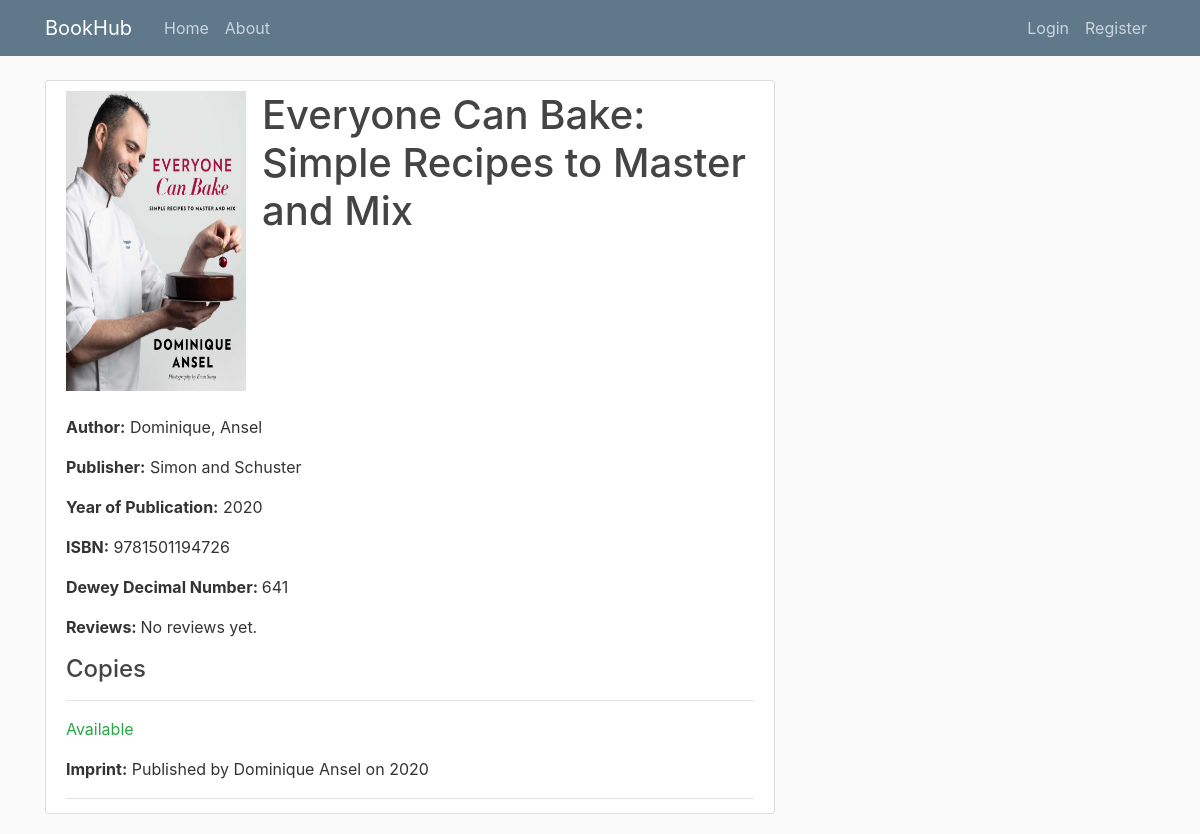
The page /book/15 on the database as committed earlier.
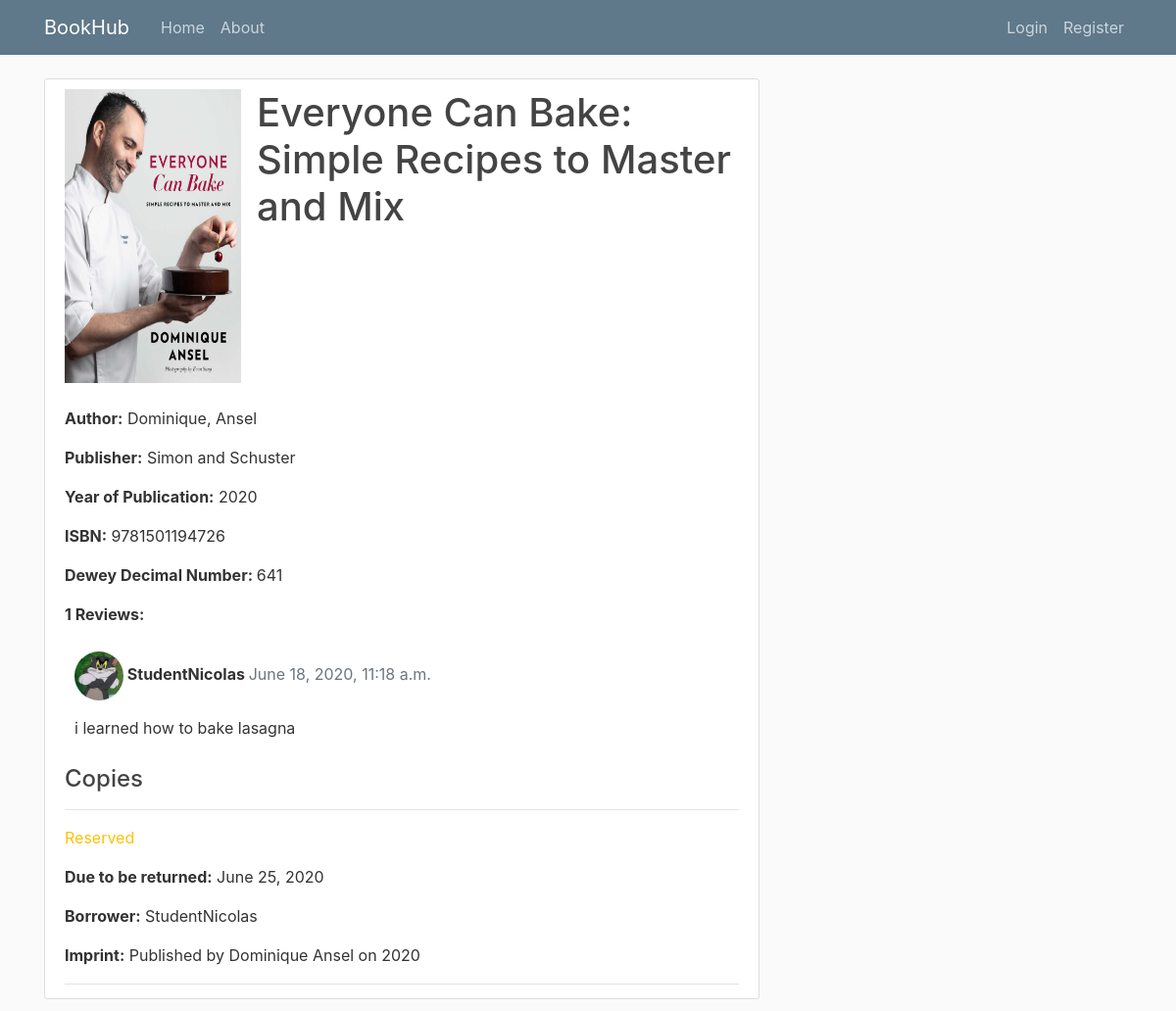
The same page on the database as committed later.
### library_website/models.py (models this page shows, shortened)
class BookInstance(models.Model):
	id = models.UUIDField(primary_key=True, default=uuid.uuid4, help_text='Unique ID')
	book = models.ForeignKey('Book', on_delete=models.SET_NULL, null=True, help_text='Choose an instance of a book')
	imprint = models.CharField(max_length=200, help_text='Follow this template: Published by [insert author name] on [insert year of publication]')
	due_back = models.DateField(null=True, blank=True, help_text='Follow this template: [YYYY-MM-DD] (Ex.: 2020-04-26) [NOTE: PLEASE LEAVE FIELD AS EMPTY IF THERE IS NO BORROWER]')
	borrower = models.ForeignKey(User, on_delete=models.SET_NULL, null=True, blank=True, help_text='[NOTE: PLEASE CHOOSE NULL FIELD IF THERE IS NO BORROWER]')
	LOAN_STATUS = (
		('a', 'Available'),
		('r', 'Reserved'),
	)
	status = models.CharField(
		max_length=1,
		choices=LOAN_STATUS,
		blank=True,
		default='a',
		help_text='Book availability [NOTE: PLEASE SET TO AVAILABLE IF BOOK IS NOT BORROWED]',
	)
	class Meta:
		ordering = ['due_back']

class Comment(models.Model):
	id = models.UUIDField(primary_key=True, default=uuid.uuid4, help_text='Unique ID')
	book = models.ForeignKey('Book', on_delete=models.CASCADE, related_name='reviews')
	user = models.ForeignKey(User, on_delete=models.SET_NULL, null=True)
	comment = models.TextField(default = '', max_length = 3000, help_text='Enter your review of the book')
	created_on = models.DateTimeField(auto_now_add=True)
	class Meta:
		ordering = ['created_on']

### users/models.py (models this page shows, shortened)
class Profile(models.Model):
	user = models.OneToOneField(User, on_delete=models.CASCADE)
	image = models.ImageField(default='default.jpg', upload_to='profile_pics')
	id_number = models.CharField(default='', max_length=8)

### library_website/decorators.py (the view)
	def wrapper_function(request, *args, **kwargs):
		if request.user.is_authenticated and request.user.is_staff:
			return HttpResponse('You are not allowed to view this page.')
		elif request.user.is_authenticated:
			return view_func(request, *args, **kwargs)
		else:
			return view_func(request, *args, **kwargs)

### library_website/models.py (called while the page is built)
	def __str__(self):
		return f'{self.first_name}, {self.last_name}'

	def __str__(self):
		return self.publisher_name

### library_website/views.py (called while the page is built)
@user_is_admin
def bookDetail(request, pk):
    book = Book.objects.get(id=pk)
    comments = Comment.objects.filter(book = book)
    if request.method == "POST":
        comment_user = request.user
        comment_book = book
        comment_form = CreateComment(data=request.POST)
        if comment_form.is_valid():
            finalcomment = comment_form.save(commit=False)
            finalcomment.user = comment_user
            finalcomment.book = comment_book
            finalcomment.save()
            messages.success(request, f'Your review has been posted!')
            comment_form = CreateComment()
    else:
        comment_form = CreateComment()
    context = {
        "book": book,
        "comments" : comments,
        "comment_form": comment_form,
    }
    return render(request, "library_website/book_detail.html", context)

### library_website/templates/library_website/book_detail.html (shortened to what this page needs)
{% extends "library_website/base.html" %}
{% load restrict_access%}
{% load crispy_forms_tags %}
{% block content %}
    	<article class="media content-section">
		  <div class="media-body">
		    <div class="article-metadata">
		    	<div class ="flex-container">
		    		<img class="bookdetail-img" src=" {{book.image.url}}">
				      <h1> {{ book.title }}</h1>
		    	</div>
		    	<br/>
		    	<p><strong>Author:</strong> {{ book.author }}</p>
			    <p><strong>Publisher:</strong> {{ book.publisher }}</p>
			    <p><strong>Year of Publication:</strong> {{ book.year_of_publication }}</p>
			    <p><strong>ISBN:</strong> {{ book.isbn }}</p>
			    <p><strong>Dewey Decimal Number: </strong> {{book.dewey}} </p>
			    {% if comments.count == 0 %}
			    	<p><strong> Reviews: </strong> No reviews yet.</p>
			    {% else %}
			    	<p><strong>{{comments.count}} Reviews: </strong></p>
			    	{% for comment in comments %}
				        <div class="comments" style="padding: 10px;">
				          <p class="font-weight-bold">
				          	 <img class="comments-img" src=" {{comment.user.profile.image.url}}">
				            {{ comment.user }}
				            <span class=" text-muted font-weight-normal">
				              {{ comment.created_on }}
				            </span>
				          </p>
				          {{ comment.comment | linebreaks }}
				        </div>
			        {% endfor %}
			    {% endif %}
		     <h4>Copies</h4>
		    {% for copy in book.bookinstance_set.all %}
			      <hr>
			      <p class="{% if copy.status == 'a' %}text-success{% elif copy.status == 'm' %}text-danger{% else %}text-warning{% endif %}">
			        {{ copy.get_status_display }}
			      </p>
			      {% if copy.status != 'a' %}
			        <p><strong>Due to be returned:</strong> {{ copy.due_back }}</p>
			      	<p><strong>Borrower:</strong> {{copy.borrower}}
			      {% endif %}
			      <p><strong>Imprint:</strong> {{ copy.imprint }}</p>
			{% endfor %}
		  </div>
		</article>
{% endblock content %}

Rows that differ between the two databases and show on the page:
added Comment: user.profile.image (picture), user "StudentNicolas", created_on "June 18, 2020, 11:18 a.m.", comment "i learned how to bake lasagna"
changed BookInstance: status "Available" → "Reserved"; due_back (not shown) → "June 25, 2020"; borrower (not shown) → "StudentNicolas"
Other text that changed with them:
{{ comments.count }}: (not shown) → "1"
text no longer shown: "No reviews yet."
